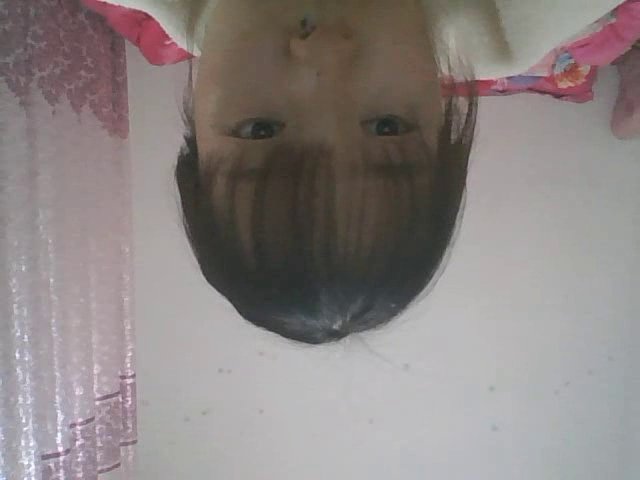
#> input picture frame 16 of Opencv 4.5/lesson_1/output.avi, 640 x 480 px
$ python video_test2.py
#> lines starting #> are read from the running program, lines starting #| are printed output that depends on the picture
import numpy as np
import cv2 as cv

#---从文件播放视频---
cap = cv.VideoCapture('D:/PycharmProjects/pythonProject1/Opencv 4.5/lesson_1/output.avi')

while cap.isOpened():
    ret, frame = cap.read()
#> frame is the input picture: shape (480, 640, 3); mean B, G, R 131.4, 132.7, 140.3
    # 如果正确读取帧，ret为True
    if not ret:
        print("Can't receive frame (stream end?). Exiting ...")
        break
    gray = cv.cvtColor(frame, cv.COLOR_BGR2GRAY)
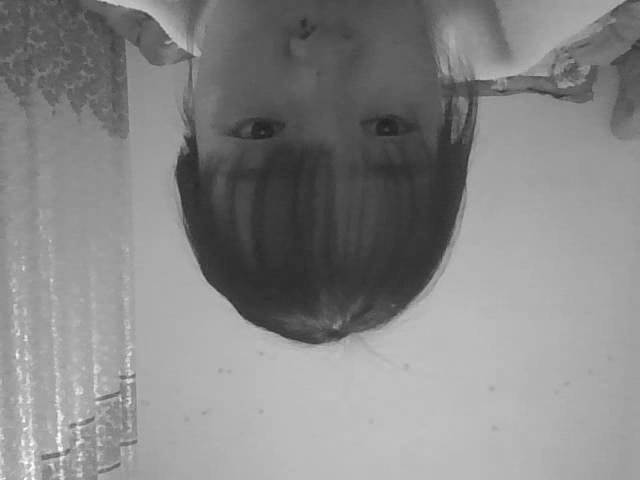
#> gray: shape (480, 640); min 33, max 253, mean 134.8
    cv.imshow('frame', gray)
    if cv.waitKey(1) == ord('q'):
#> (key q is pressed here)
        break
cap.release()
cv.destroyAllWindows()

$ run again, starting later in the video
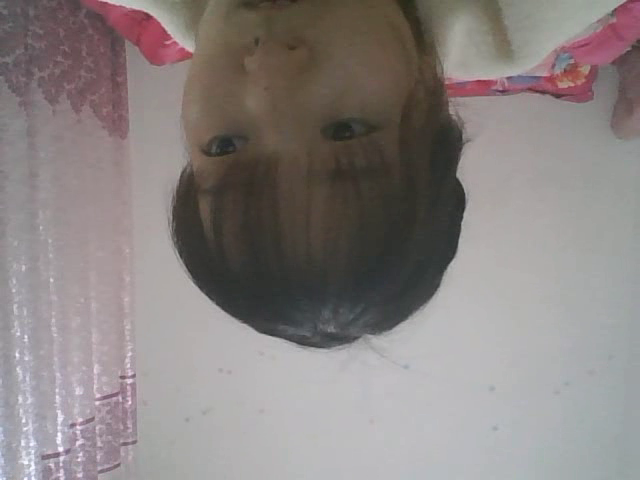
#> input picture frame 72 of Opencv 4.5/lesson_1/output.avi, 640 x 480 px
#> frame is the input picture: shape (480, 640, 3); mean B, G, R 129.4, 130.9, 137.8
#> `gray = cv.cvtColor(frame, cv.COLOR_BGR2GRAY)`:
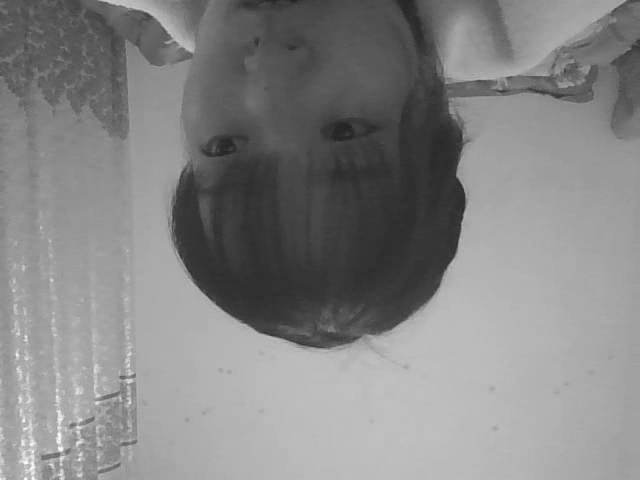
#> gray: shape (480, 640); min 32, max 253, mean 132.8

$ run again, starting later in the video
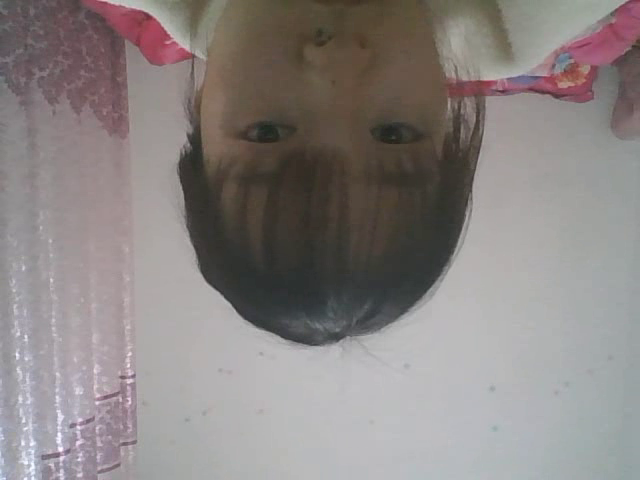
#> input picture frame 128 of Opencv 4.5/lesson_1/output.avi, 640 x 480 px
#> frame is the input picture: shape (480, 640, 3); mean B, G, R 130.2, 131.7, 138.1
#> `gray = cv.cvtColor(frame, cv.COLOR_BGR2GRAY)`:
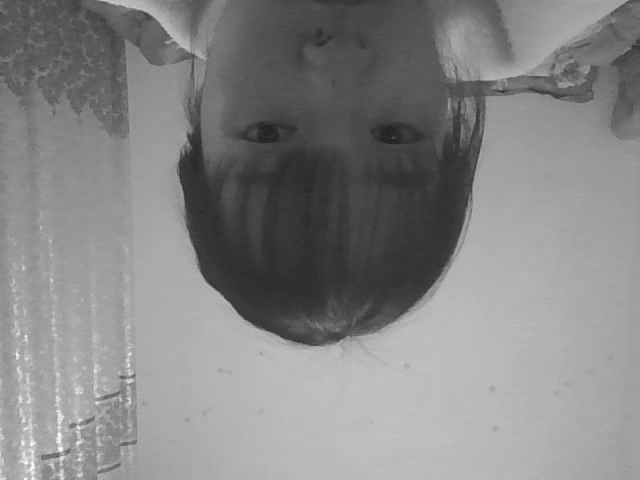
#> gray: shape (480, 640); min 32, max 251, mean 133.4
